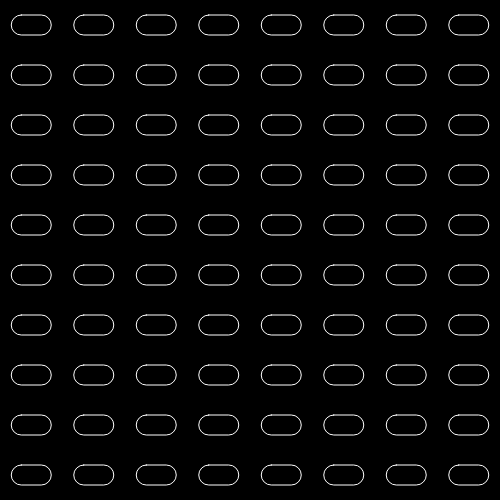
Frame 1 (no input)
Frame 60 (no input): identical to frame 1, image omitted
Frame 120 (the mouse pressed at the canvas centre since frame 60): identical to frame 1, image omitted

The p5.js sketch that drew this single still picture (run headless with seeded random() and noise() and a simulated clock; from frame 60 on, the mouse is pressed at the canvas centre):

// p5.js sketch
// ── sketch.js
//Mouse Grid Array
//Eevi Rutanen
//20.11.2020
//Changing the colour of shapes with mouse click and adding new shapes with mouse click.
//This example uses simple arrays in stead of a more advanced object-oriented solution.

var columns = 8;
var rows = 10;
var cellW, cellH;
var shapeRad = 40; //size of shape
var cornerRad = 10;
//empty arrays for storing the coordinates and colour values of shapes
var xcoord = [];
var ycoord = [];
var col = [];
var palette; //array for color palette

function setup(){
    createCanvas(500,500);
    //calculate width and height for each cell
    cellW = width / columns;
    cellH = height / rows;
    stroke(255);
    //fill coordinate arrays with initial coordinates for shapes
    //also store a color value for each shape
    for(var i = 0; i < columns; i++){
        for(var j = 0; j < rows; j++){
            var x = i * cellW + cellW/2;
            var y = j * cellH + cellH/2;
            xcoord.push(x);
            ycoord.push(y);
            col.push(0);
        }
    }
    //store color values to the palette array (color values can not be created before setup)
    palette = [color(235, 158, 52), color(244, 200, 255), color(176, 174, 74)];
    rectMode(CENTER);
}
function draw(){
    background(0);
    //loop through coordinates and draw shapes
    for(var i = 0; i < xcoord.length; i++){
        fill(col[i]);
        rect(xcoord[i],ycoord[i],shapeRad,shapeRad/2,cornerRad);
    }
}
    
function mouseClicked(){
    var closest = false;
    var closeIndex;
    //loop through shapes
    for(var i = 0; i < xcoord.length; i++){
        var thisx = xcoord[i];
        var thisy = ycoord[i];
        //check if mouse is clicked inside an existing shape
        if(dist(mouseX,mouseY,thisx,thisy)<shapeRad/2){
            //if true, save the index of the shape
            closest = true;
            closeIndex = i;
        }
    }
    //if mouse was clicked inside an existing shape, give the shape a random color from the color palette
    if(closest){
        col[closeIndex] = random(palette);
    }
    //if mouse was clicked outside existing shapes, create a new shape by pushing new values to the arrays
    else {
        xcoord.push(mouseX);
        ycoord.push(mouseY);
        col.push(0);
    }
}
